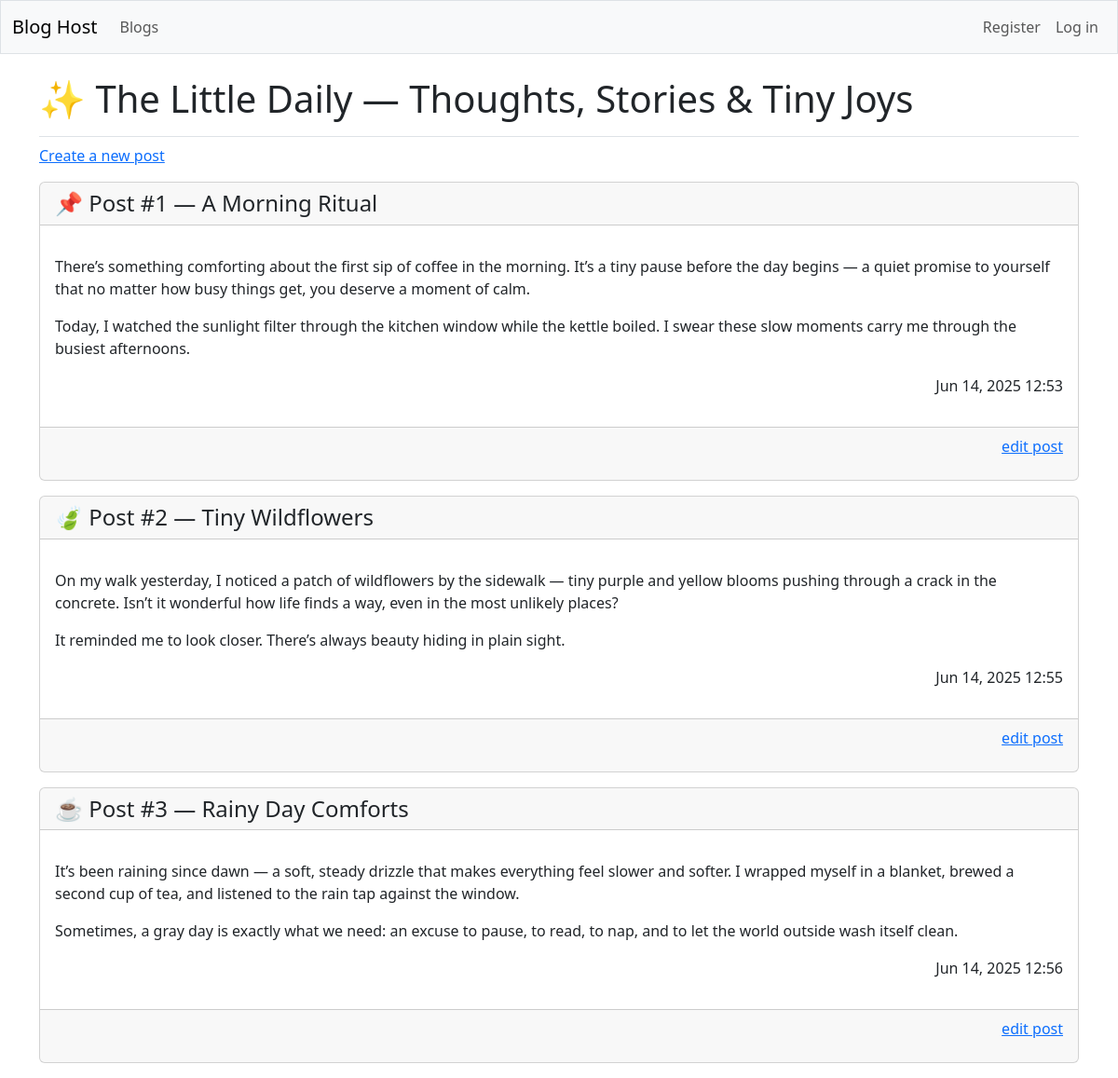
The app's page /blogs/1 with its own data.
### blogs/models.py (models this page shows, shortened)
class Blog(models.Model):
    title = models.CharField(max_length=200)
    description = models.CharField(max_length=500)
    date_added = models.DateTimeField(auto_now_add=True)
    owner = models.ForeignKey(User, on_delete=models.CASCADE)

class Post(models.Model):
    blog = models.ForeignKey(Blog, on_delete=models.CASCADE)
    title = models.CharField(max_length=200)
    text = models.TextField()
    date_added = models.DateTimeField(auto_now_add=True)

### blogs/views.py (the view)
# urls.py: path('blogs/<int:blog_id>', views.blog, name='blog'),
def blog(request, blog_id):
    blog = Blog.objects.get(id=blog_id)
    posts = blog.post_set.order_by('date_added')
    context = {'blog': blog, 'posts': posts}
    return render(request, 'blogs/blog.html', context)

### blogs/templates/blogs/blog.html
{% extends 'blogs/base.html' %}
{% block page_header %}
  <h1>{{ blog.title }}</h1>
{% endblock page_header %}
{% block content %}
  <p>
    <a href="{% url 'blogs:new_post' blog.id %}">Create a new post</a>
  </p>
{% for post in posts %}
    <div class="card mb-3">
      <h4 class="card-header">{{ post.title }}</h4>
      <div class="card-body">
        <p class="card-text">{{ post.text|linebreaks }}</p>
        <p class="text-end">{{ post.date_added|date:'M d, Y H:i' }}</p>
      </div>
      <div class="card-footer text-muted">
        <p class="text-end"><a href="{% url 'blogs:edit_post' post.id %}">
          edit post</a></p>
      </div>
    </div>
  {% empty %}
    <p>This blog does not have any posts yet.</p>
  {% endfor %}
{% endblock content %}

### records on screen
Blog: title "✨ The Little Daily — Thoughts, Stories & Tiny Joys"
Post: title "📌 Post #1 — A Morning Ritual", text "There’s something comforting about the first sip of coffee in the morning. It’s a tiny pause before the day begins — a quiet promise to yourself that no matter how busy things get, you deserve a moment of calm. Today, I watched the sunlight filter through the kitchen window while the kettle boiled. I swear these slow moments carry me through the busiest afternoons.", date_added "Jun 14, 2025 12:53"
Post: title "🍃 Post #2 — Tiny Wildflowers", text "On my walk yesterday, I noticed a patch of wildflowers by the sidewalk — tiny purple and yellow blooms pushing through a crack in the concrete. Isn’t it wonderful how life finds a way, even in the most unlikely places? It reminded me to look closer. There’s always beauty hiding in plain sight.", date_added "Jun 14, 2025 12:55"
Post: title "☕️ Post #3 — Rainy Day Comforts", text "It’s been raining since dawn — a soft, steady drizzle that makes everything feel slower and softer. I wrapped myself in a blanket, brewed a second cup of tea, and listened to the rain tap against the window. Sometimes, a gray day is exactly what we need: an excuse to pause, to read, to nap, and to let the world outside wash itself clean.", date_added "Jun 14, 2025 12:56"
